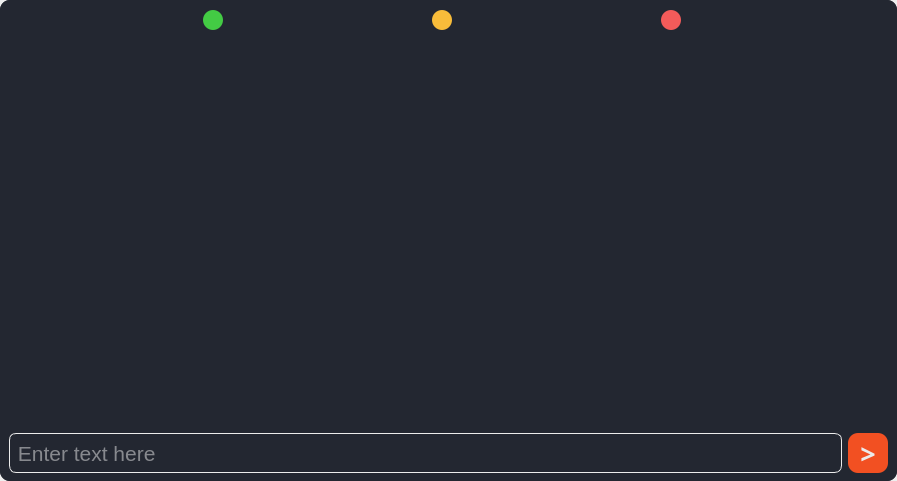
<?xml version="1.0" encoding="UTF-8"?>
<ui version="4.0">
 <class>main_window</class>
 <widget class="QMainWindow" name="main_window">
  <property name="geometry">
   <rect>
    <x>0</x>
    <y>0</y>
    <width>897</width>
    <height>481</height>
   </rect>
  </property>
  <property name="windowTitle">
   <string>MainWindow</string>
  </property>
  <widget class="QWidget" name="central_widget">
   <layout class="QVBoxLayout" name="central_widget_v_layout">
    <property name="leftMargin">
     <number>0</number>
    </property>
    <property name="topMargin">
     <number>0</number>
    </property>
    <property name="rightMargin">
     <number>0</number>
    </property>
    <property name="bottomMargin">
     <number>0</number>
    </property>
    <item>
     <widget class="QFrame" name="main_frame">
      <property name="styleSheet">
       <string notr="true">QFrame {
	background-color: rgb(35, 39, 49);
	border-radius: 10px;
}</string>
      </property>
      <property name="frameShape">
       <enum>QFrame::StyledPanel</enum>
      </property>
      <property name="frameShadow">
       <enum>QFrame::Raised</enum>
      </property>
      <layout class="QVBoxLayout" name="main_v_layout">
       <property name="leftMargin">
        <number>0</number>
       </property>
       <property name="topMargin">
        <number>0</number>
       </property>
       <property name="rightMargin">
        <number>0</number>
       </property>
       <property name="bottomMargin">
        <number>0</number>
       </property>
       <item>
        <widget class="QFrame" name="title_frame">
         <property name="sizePolicy">
          <sizepolicy hsizetype="Preferred" vsizetype="Preferred">
           <horstretch>0</horstretch>
           <verstretch>0</verstretch>
          </sizepolicy>
         </property>
         <property name="minimumSize">
          <size>
           <width>0</width>
           <height>40</height>
          </size>
         </property>
         <property name="maximumSize">
          <size>
           <width>16777215</width>
           <height>40</height>
          </size>
         </property>
         <property name="toolTipDuration">
          <number>-1</number>
         </property>
         <property name="styleSheet">
          <string notr="true">QFrame {
}</string>
         </property>
         <property name="frameShape">
          <enum>QFrame::StyledPanel</enum>
         </property>
         <property name="frameShadow">
          <enum>QFrame::Raised</enum>
         </property>
         <layout class="QHBoxLayout" name="title_h_layout">
          <property name="leftMargin">
           <number>0</number>
          </property>
          <property name="topMargin">
           <number>0</number>
          </property>
          <property name="rightMargin">
           <number>10</number>
          </property>
          <property name="bottomMargin">
           <number>0</number>
          </property>
          <item>
           <widget class="QPushButton" name="min_button">
            <property name="minimumSize">
             <size>
              <width>20</width>
              <height>20</height>
             </size>
            </property>
            <property name="maximumSize">
             <size>
              <width>20</width>
              <height>20</height>
             </size>
            </property>
            <property name="styleSheet">
             <string notr="true">QPushButton {
	background-color: rgb(67, 203, 68);
	border-radius: 10px;
}

QPushButton::hover {
	background-color: rgb(67, 220, 68);
}</string>
            </property>
            <property name="text">
             <string/>
            </property>
           </widget>
          </item>
          <item>
           <widget class="QPushButton" name="max_button">
            <property name="minimumSize">
             <size>
              <width>20</width>
              <height>20</height>
             </size>
            </property>
            <property name="maximumSize">
             <size>
              <width>20</width>
              <height>20</height>
             </size>
            </property>
            <property name="styleSheet">
             <string notr="true">QPushButton {
	background-color: rgb(248, 188, 58);
	border-radius: 10px;
}

QPushButton::hover {
	background-color: rgb(255, 200, 58);
}</string>
            </property>
            <property name="text">
             <string/>
            </property>
           </widget>
          </item>
          <item>
           <widget class="QPushButton" name="exit_button">
            <property name="minimumSize">
             <size>
              <width>20</width>
              <height>20</height>
             </size>
            </property>
            <property name="maximumSize">
             <size>
              <width>20</width>
              <height>20</height>
             </size>
            </property>
            <property name="styleSheet">
             <string notr="true">QPushButton {
	background-color: rgb(243, 91, 90);
	border-radius: 10px;
}

QPushButton::hover{
	background-color: rgb(255, 91, 90);
}</string>
            </property>
            <property name="text">
             <string/>
            </property>
           </widget>
          </item>
         </layout>
        </widget>
       </item>
       <item>
        <widget class="QFrame" name="content_frame">
         <property name="frameShape">
          <enum>QFrame::StyledPanel</enum>
         </property>
         <property name="frameShadow">
          <enum>QFrame::Raised</enum>
         </property>
         <layout class="QVBoxLayout" name="content_v_layout">
          <property name="bottomMargin">
           <number>0</number>
          </property>
          <item>
           <widget class="QFrame" name="widget_frame">
            <property name="frameShape">
             <enum>QFrame::StyledPanel</enum>
            </property>
            <property name="frameShadow">
             <enum>QFrame::Raised</enum>
            </property>
            <layout class="QVBoxLayout" name="widget_v_layout"/>
           </widget>
          </item>
          <item>
           <widget class="QFrame" name="input_frame">
            <property name="minimumSize">
             <size>
              <width>0</width>
              <height>50</height>
             </size>
            </property>
            <property name="maximumSize">
             <size>
              <width>16777215</width>
              <height>50</height>
             </size>
            </property>
            <property name="frameShape">
             <enum>QFrame::StyledPanel</enum>
            </property>
            <property name="frameShadow">
             <enum>QFrame::Raised</enum>
            </property>
            <layout class="QHBoxLayout" name="input_h_layout">
             <property name="leftMargin">
              <number>0</number>
             </property>
             <property name="topMargin">
              <number>0</number>
             </property>
             <property name="rightMargin">
              <number>0</number>
             </property>
             <property name="bottomMargin">
              <number>6</number>
             </property>
             <item>
              <widget class="QLineEdit" name="input_box">
               <property name="minimumSize">
                <size>
                 <width>0</width>
                 <height>40</height>
                </size>
               </property>
               <property name="maximumSize">
                <size>
                 <width>16777215</width>
                 <height>40</height>
                </size>
               </property>
               <property name="font">
                <font>
                 <pointsize>16</pointsize>
                </font>
               </property>
               <property name="styleSheet">
                <string notr="true">QLineEdit {
	background-color: rgb(35, 39, 49);
	color: rgb(236, 236, 236);
	border: 1px solid rgb(236, 236, 236);
	border-radius: 7px;
}</string>
               </property>
               <property name="text">
                <string/>
               </property>
               <property name="frame">
                <bool>true</bool>
               </property>
               <property name="cursorPosition">
                <number>0</number>
               </property>
               <property name="dragEnabled">
                <bool>true</bool>
               </property>
               <property name="placeholderText">
                <string> Enter text here</string>
               </property>
               <property name="clearButtonEnabled">
                <bool>true</bool>
               </property>
              </widget>
             </item>
             <item>
              <widget class="QPushButton" name="enter_button">
               <property name="minimumSize">
                <size>
                 <width>40</width>
                 <height>40</height>
                </size>
               </property>
               <property name="maximumSize">
                <size>
                 <width>40</width>
                 <height>40</height>
                </size>
               </property>
               <property name="font">
                <font>
                 <family>Trebuchet MS</family>
                 <pointsize>20</pointsize>
                 <weight>75</weight>
                 <bold>true</bold>
                </font>
               </property>
               <property name="styleSheet">
                <string notr="true">QPushButton {
	background-color: rgb(242, 80, 34);
	color: rgb(235, 235, 235);
	border-radius: 10px;
}

QPushButton::hover{
	background-color: rgb(255, 80, 34);
}</string>
               </property>
               <property name="text">
                <string>&gt;</string>
               </property>
              </widget>
             </item>
            </layout>
           </widget>
          </item>
         </layout>
        </widget>
       </item>
      </layout>
     </widget>
    </item>
   </layout>
  </widget>
 </widget>
 <resources/>
 <connections/>
</ui>
